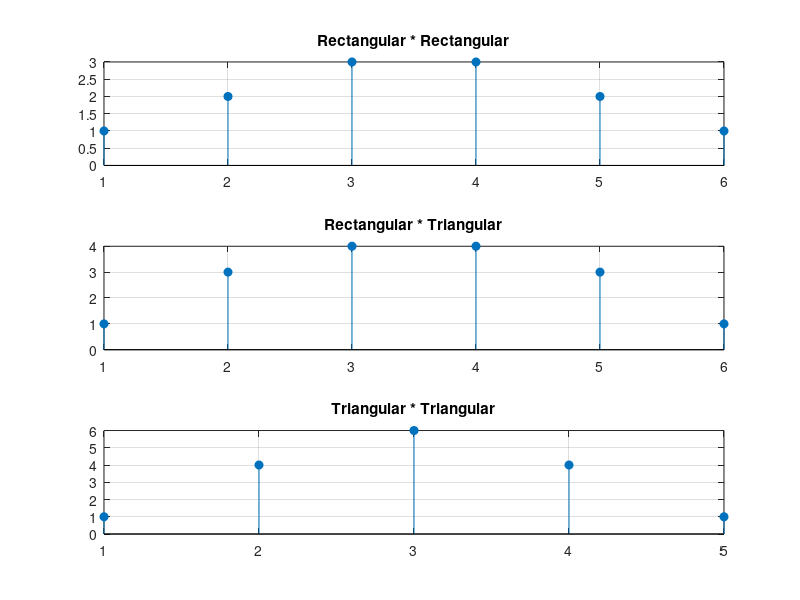

Source code (MATLAB):
clc;
clear;
close all;

% Rectangular * Rectangular
x = [1 1 1 1];
h = [1 1 1];
y = zeros(1,length(x)+length(h)-1);

for n = 1:length(y)
for k = 1:length(x)
j = n-k+1;
if j >= 1 && j <= length(h)
y(n) = y(n) + x(k)*h(j);
end
end
end
disp('Rectangular * Rectangular =');
disp(y);

% Rectangular * Triangular
x = [1 1 1 1];
h = [1 2 1];
y = zeros(1,length(x)+length(h)-1);

for n = 1:length(y)
for k = 1:length(x)
j = n-k+1;
if j >= 1 && j <= length(h)
y(n) = y(n) + x(k)*h(j);
end
end
end
disp('Rectangular * Triangular =');
disp(y);

% Triangular * Triangular
x = [1 2 1];
h = [1 2 1];
y = zeros(1,length(x)+length(h)-1);

for n = 1:length(y)
for k = 1:length(x)
j = n-k+1;
if j >= 1 && j <= length(h)
y(n) = y(n) + x(k)*h(j);
end
end
end
disp('Triangular * Triangular =');
disp(y);

figure;
subplot(3,1,1); stem([1 2 3 4 5 6],[1 2 3 3 2 1],'filled'); grid on;
title('Rectangular * Rectangular');

subplot(3,1,2); stem([1 2 3 4 5 6],[1 3 4 4 3 1],'filled'); grid on;
title('Rectangular * Triangular');

subplot(3,1,3); stem([1 2 3 4 5],[1 4 6 4 1],'filled'); grid on;
title('Triangular * Triangular');
